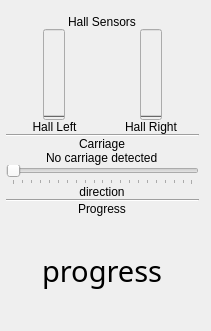
<?xml version="1.0" encoding="UTF-8"?>
<ui version="4.0">
 <class>StatusWidget</class>
 <widget class="QWidget" name="status_tab">
  <attribute name="title">
   <string>Status</string>
  </attribute>
  <widget class="QWidget" name="verticalLayoutWidget_2">
   <property name="geometry">
    <rect>
     <x>0</x>
     <y>-1</y>
     <width>211</width>
     <height>333</height>
    </rect>
   </property>
   <layout class="QVBoxLayout" name="verticalLayout_4">
    <property name="leftMargin">
     <number>6</number>
    </property>
    <property name="topMargin">
     <number>16</number>
    </property>
    <property name="rightMargin">
     <number>12</number>
    </property>
    <property name="bottomMargin">
     <number>6</number>
    </property>
    <property name="spacing">
     <number>0</number>
    </property>
    <item alignment="Qt::AlignHCenter">
     <widget class="QLabel" name="label_8">
      <property name="sizePolicy">
       <sizepolicy hsizetype="Expanding" vsizetype="Fixed">
        <horstretch>0</horstretch>
        <verstretch>0</verstretch>
       </sizepolicy>
      </property>
      <property name="text">
       <string>Hall Sensors</string>
      </property>
     </widget>
    </item>
    <item>
     <layout class="QHBoxLayout" name="horizontalLayout">
      <item>
       <layout class="QVBoxLayout" name="verticalLayout_6">
        <item alignment="Qt::AlignHCenter">
         <widget class="QProgressBar" name="progress_hall_l">
          <property name="enabled">
           <bool>false</bool>
          </property>
          <property name="sizePolicy">
           <sizepolicy hsizetype="Fixed" vsizetype="Fixed">
            <horstretch>0</horstretch>
            <verstretch>0</verstretch>
           </sizepolicy>
          </property>
          <property name="maximum">
           <number>1024</number>
          </property>
          <property name="value">
           <number>0</number>
          </property>
          <property name="alignment">
           <set>Qt::AlignCenter</set>
          </property>
          <property name="orientation">
           <enum>Qt::Vertical</enum>
          </property>
          <property name="format">
           <string>%p%</string>
          </property>
         </widget>
        </item>
        <item>
         <widget class="QLabel" name="label_hall_l">
          <property name="sizePolicy">
           <sizepolicy hsizetype="Minimum" vsizetype="Fixed">
            <horstretch>0</horstretch>
            <verstretch>0</verstretch>
           </sizepolicy>
          </property>
          <property name="text">
           <string>Hall Left</string>
          </property>
          <property name="alignment">
           <set>Qt::AlignCenter</set>
          </property>
         </widget>
        </item>
       </layout>
      </item>
      <item>
       <layout class="QVBoxLayout" name="verticalLayout_7">
        <item alignment="Qt::AlignHCenter">
         <widget class="QProgressBar" name="progress_hall_r">
          <property name="enabled">
           <bool>false</bool>
          </property>
          <property name="sizePolicy">
           <sizepolicy hsizetype="Fixed" vsizetype="Fixed">
            <horstretch>0</horstretch>
            <verstretch>0</verstretch>
           </sizepolicy>
          </property>
          <property name="maximum">
           <number>1024</number>
          </property>
          <property name="value">
           <number>0</number>
          </property>
          <property name="alignment">
           <set>Qt::AlignCenter</set>
          </property>
          <property name="orientation">
           <enum>Qt::Vertical</enum>
          </property>
          <property name="format">
           <string>%p%</string>
          </property>
         </widget>
        </item>
        <item>
         <widget class="QLabel" name="label_hall_r">
          <property name="sizePolicy">
           <sizepolicy hsizetype="Preferred" vsizetype="Fixed">
            <horstretch>0</horstretch>
            <verstretch>0</verstretch>
           </sizepolicy>
          </property>
          <property name="text">
           <string>Hall Right</string>
          </property>
          <property name="alignment">
           <set>Qt::AlignCenter</set>
          </property>
         </widget>
        </item>
       </layout>
      </item>
     </layout>
    </item>
    <item>
     <widget class="Line" name="line_2">
      <property name="orientation">
       <enum>Qt::Horizontal</enum>
      </property>
     </widget>
    </item>
    <item alignment="Qt::AlignHCenter">
     <widget class="QLabel" name="label_7">
      <property name="sizePolicy">
       <sizepolicy hsizetype="Expanding" vsizetype="Fixed">
        <horstretch>0</horstretch>
        <verstretch>0</verstretch>
       </sizepolicy>
      </property>
      <property name="text">
       <string>Carriage</string>
      </property>
     </widget>
    </item>
    <item alignment="Qt::AlignHCenter">
     <widget class="QLabel" name="label_carriage">
      <property name="sizePolicy">
       <sizepolicy hsizetype="Preferred" vsizetype="Fixed">
        <horstretch>0</horstretch>
        <verstretch>0</verstretch>
       </sizepolicy>
      </property>
      <property name="text">
       <string>No carriage detected</string>
      </property>
     </widget>
    </item>
    <item>
     <widget class="QSlider" name="slider_position">
      <property name="enabled">
       <bool>false</bool>
      </property>
      <property name="maximum">
       <number>199</number>
      </property>
      <property name="orientation">
       <enum>Qt::Horizontal</enum>
      </property>
      <property name="tickPosition">
       <enum>QSlider::TicksBelow</enum>
      </property>
     </widget>
    </item>
    <item alignment="Qt::AlignHCenter">
     <widget class="QLabel" name="label_direction">
      <property name="sizePolicy">
       <sizepolicy hsizetype="Minimum" vsizetype="Fixed">
        <horstretch>0</horstretch>
        <verstretch>0</verstretch>
       </sizepolicy>
      </property>
      <property name="text">
       <string>direction</string>
      </property>
      <property name="alignment">
       <set>Qt::AlignCenter</set>
      </property>
     </widget>
    </item>
    <item>
     <widget class="Line" name="line_3">
      <property name="orientation">
       <enum>Qt::Horizontal</enum>
      </property>
     </widget>
    </item>
    <item alignment="Qt::AlignHCenter">
     <widget class="QLabel" name="label_9">
      <property name="sizePolicy">
       <sizepolicy hsizetype="Expanding" vsizetype="Fixed">
        <horstretch>0</horstretch>
        <verstretch>0</verstretch>
       </sizepolicy>
      </property>
      <property name="text">
       <string>Progress</string>
      </property>
     </widget>
    </item>
    <item alignment="Qt::AlignHCenter">
     <widget class="QLabel" name="label_progress">
      <property name="font">
       <font>
        <family>Sans</family>
        <pointsize>22</pointsize>
       </font>
      </property>
      <property name="mouseTracking">
       <bool>false</bool>
      </property>
      <property name="text">
       <string>progress</string>
      </property>
     </widget>
    </item>
   </layout>
  </widget>
 </widget>
 <resources/>
 <connections/>
</ui>
